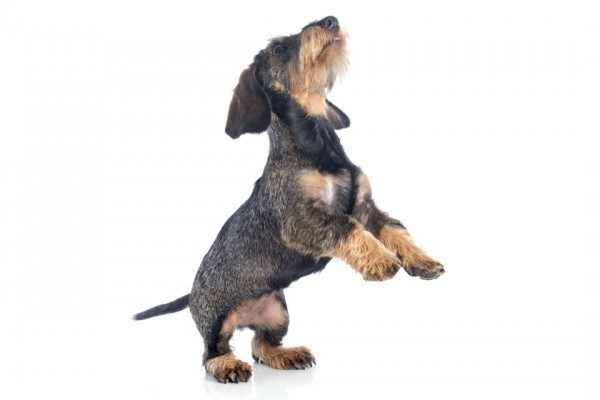
#> input picture images/dog_jumping.jpg, 600 x 400 px, found by its file name
$ python image_processing_3.py   (older library calls are emulated)
#> lines starting #> are read from the running program, lines starting #| are printed output that depends on the picture
import scipy
import scipy.ndimage
import numpy as np
import matplotlib.pyplot as plt

def edge_detect_sobel(image, rotation, sigma):
	image = scipy.ndimage.rotate(image, rotation, mode = 'constant')
	image = scipy.ndimage.gaussian_filter(image, sigma)
	feature_x = scipy.ndimage.sobel(image, axis = 0, mode = 'constant')
	feature_y = scipy.ndimage.sobel(image, axis = 1, mode = 'constant')
	feature_total = np.hypot(feature_x, feature_y)
	return image, feature_x, feature_y, feature_total


def run():
	im  = scipy.misc.imread("dog_jumping.jpg", flatten = True)
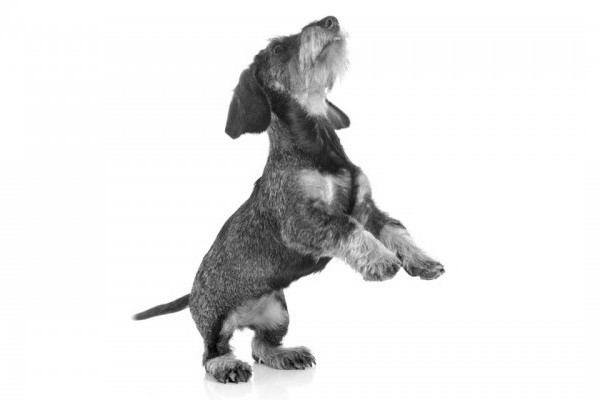
#> im: shape (400, 600) float32; min 1.55, max 255, mean 228.7
	im, f_x, f_y, f_total = edge_detect_sobel(im, 15, 0.25)
#> in edge_detect_sobel, `image = scipy.ndimage.rotate(image, rotation, mode = 'constant')`:
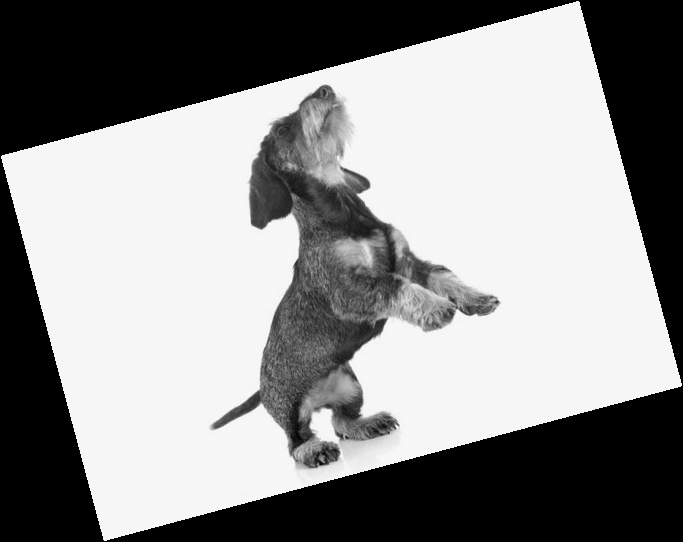
#> image: shape (542, 683) float32; min 0, max 262.5, mean 147.6; drawn with min black and max white
#> in edge_detect_sobel, `feature_x = scipy.ndimage.sobel(image, axis = 0, mode = 'constant')`:
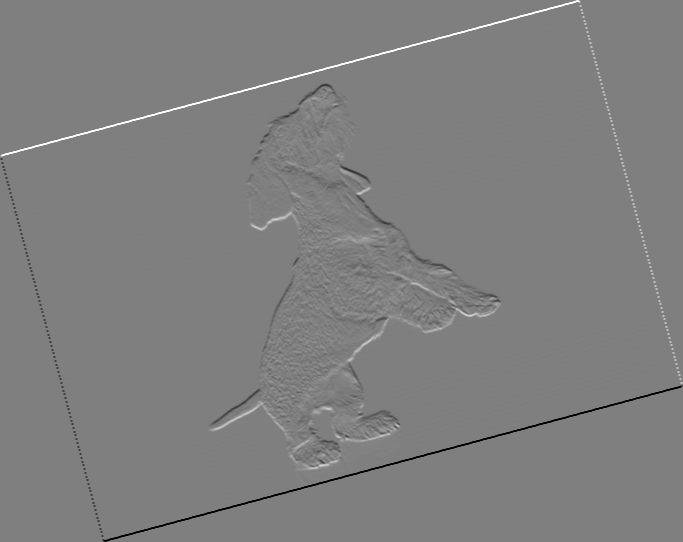
#> feature_x: shape (542, 683) float32; min -1020, max 1020.5, mean 0; drawn with min black and max white
#> in edge_detect_sobel, `feature_y = scipy.ndimage.sobel(image, axis = 1, mode = 'constant')`:
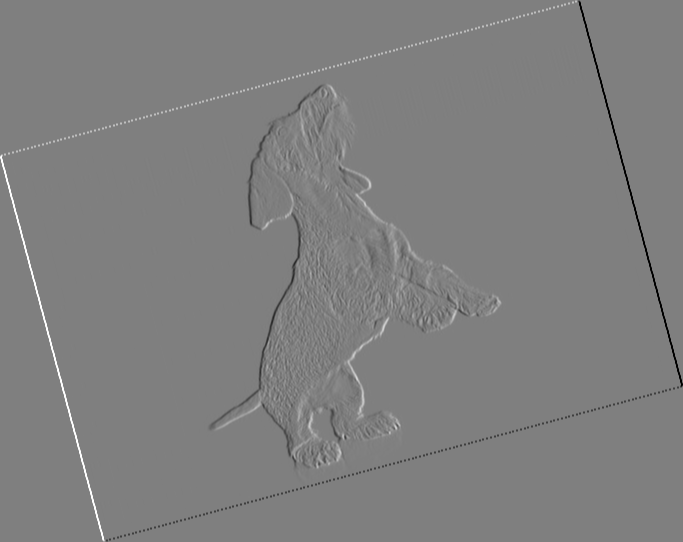
#> feature_y: shape (542, 683) float32; min -1019.7, max 1020, mean 0; drawn with min black and max white
#> in edge_detect_sobel, `feature_total = np.hypot(feature_x, feature_y)`:
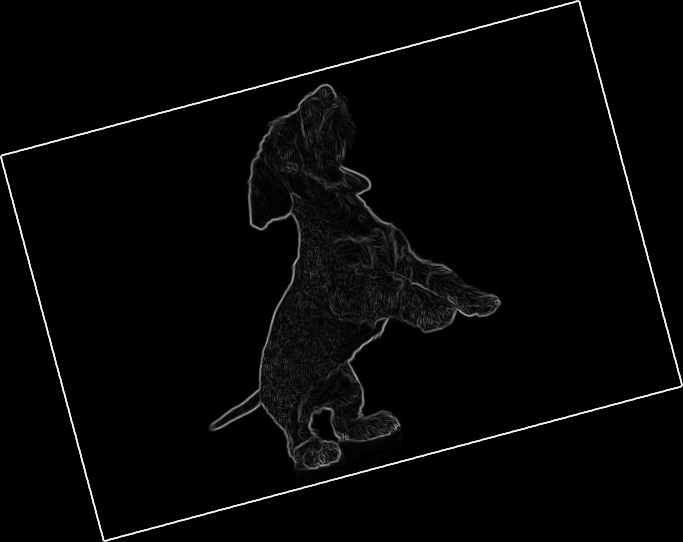
#> feature_total: shape (542, 683) float32; min 0, max 1140.2, mean 25.3; drawn with min black and max white
	plt.imshow(im)
	plt.show()
	plt.imshow(f_x)
	plt.show()
	plt.imshow(f_y)
	plt.show()
	plt.imshow(f_total)
	plt.show()


if __name__ == '__main__':
	 run()
